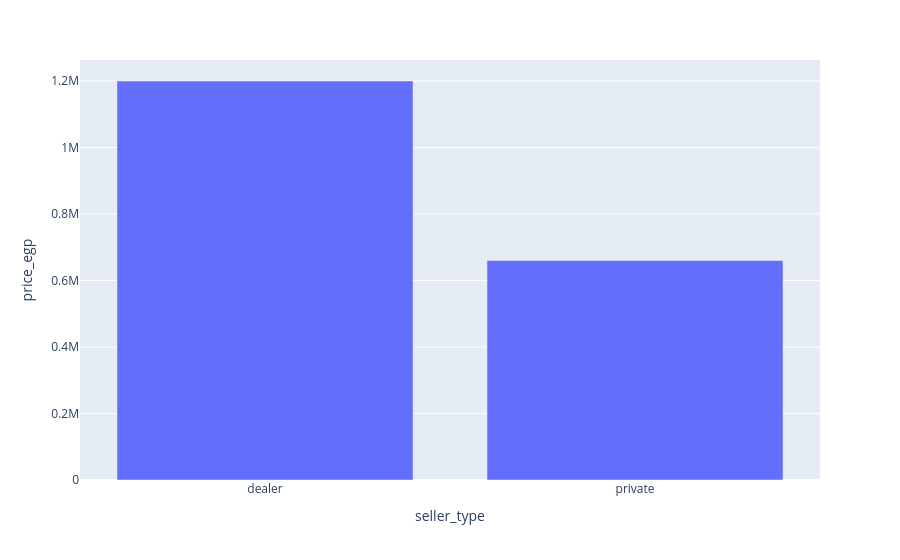

Notebook cell for this chart:
### Markdown cell above
### Price Distribution by Fuel Type

* **Premium Fuel Segments**:
  * **Hybrid**: Has the highest median price at approximately **2.7M EGP**.
  * **Electric**: Follows as the second most expensive at approximately **1.5M EGP**.
* **Budget/Standard Fuel Segments**:
  * **Petrol, Diesel, & CNG**: Much more affordable and closely priced, ranging from **0.5M to 0.7M EGP**.
  * **CNG**: Represents the most economical option overall.

* **Key Takeaway**: A typical hybrid vehicle is listed at roughly **four times** the price of a typical petrol vehicle.

### Code cell
px.bar(Cars_df.groupby(['seller_type'])['price_egp'].median().reset_index(),x='seller_type',y='price_egp')

### Figure 1 — Plotly figure (JSON) as saved in the notebook; plotly's stock layout.template omitted (floating-point values rounded to 4 significant figures)
{"data": [{"hovertemplate": "seller_type=%{x}<br>price_egp=%{y}<extra></extra>", "legendgroup": "", "marker": {"color": "#636efa", "pattern": {"shape": ""}}, "name": "", "orientation": "v", "showlegend": false, "textposition": "auto", "type": "bar", "x": ["dealer", "private"], "xaxis": "x", "y": [1200000.0, 660000.0], "yaxis": "y"}], "layout": {"barmode": "relative", "legend": {"tracegroupgap": 0}, "margin": {"t": 60}, "xaxis": {"anchor": "y", "domain": [0, 1], "title": {"text": "seller_type"}}, "yaxis": {"anchor": "x", "domain": [0, 1], "title": {"text": "price_egp"}}}}
